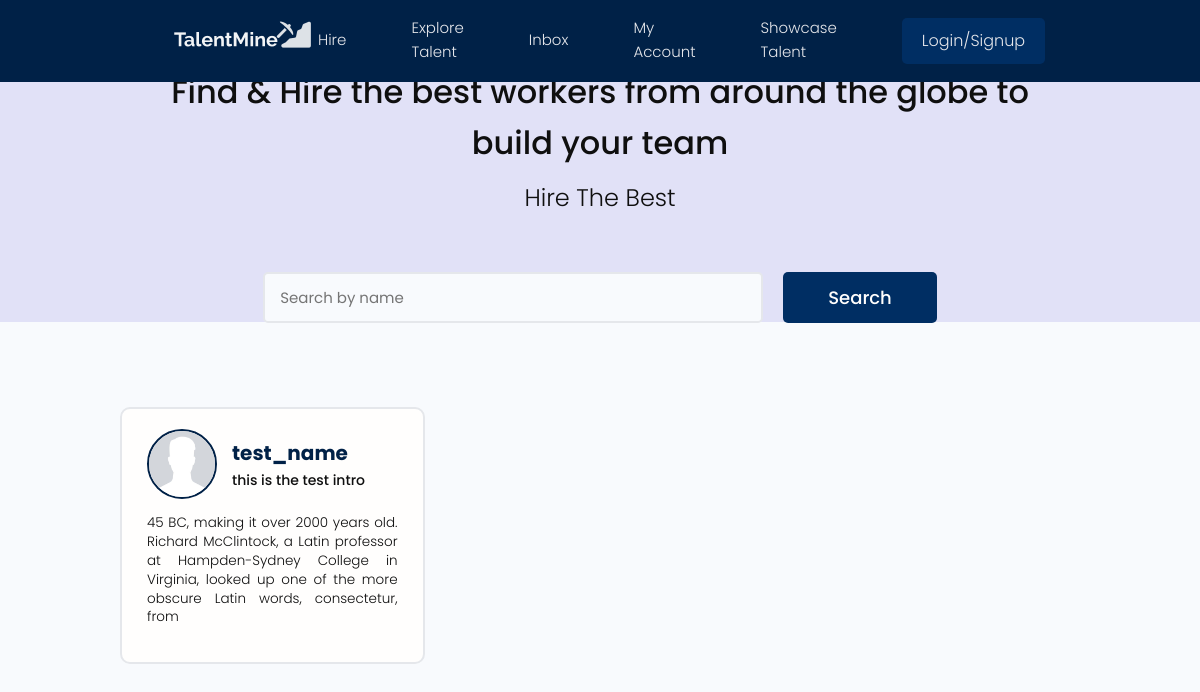
/users/, run on an earlier commit of the app's database.
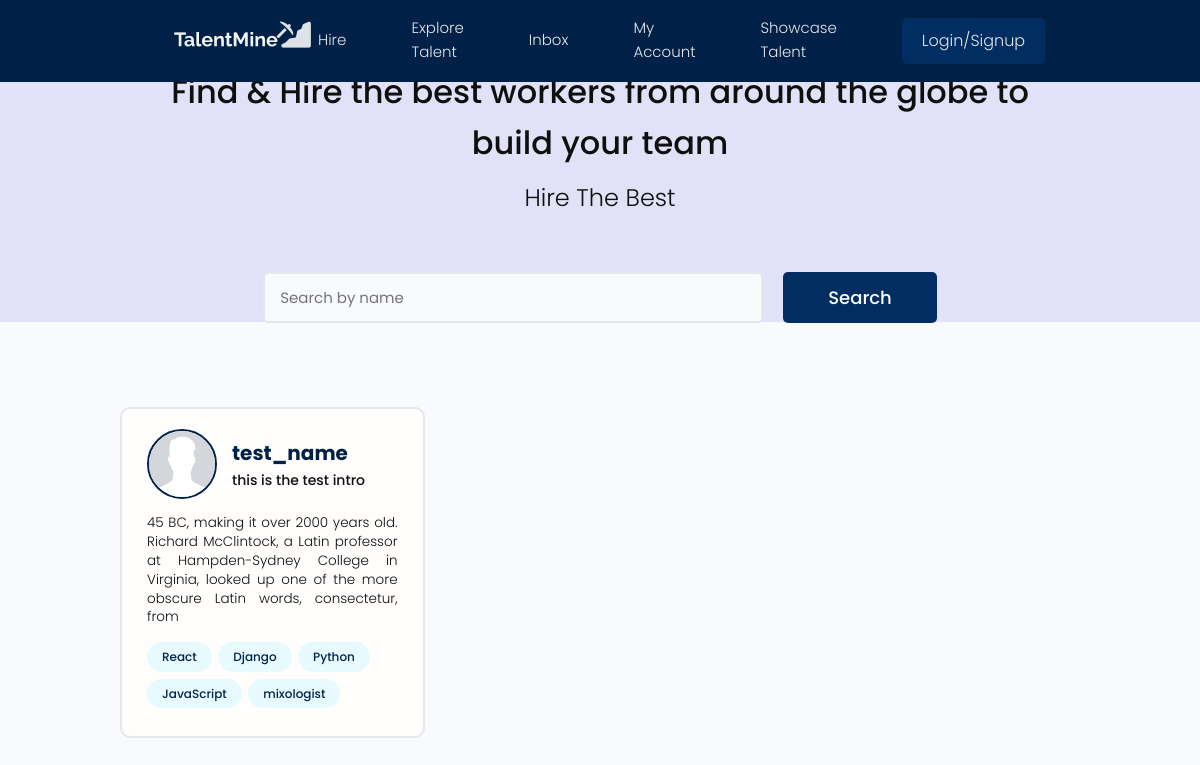
And on a later commit of the database.
### users/models.py (models this page shows, shortened)
class Profile(models.Model):
    user = models.OneToOneField(User,on_delete=models.CASCADE,null=True,blank=True)
    name = models.CharField(max_length = 100,blank=True,null=True)
    email = models.EmailField(max_length=100,blank=True,null=True)
    username  = models.CharField(max_length = 100,blank=True,null=True)
    location = models.CharField(max_length = 500,blank=True,null=True)
    short_intro  = models.CharField(max_length = 180,blank=True,null=True)
    bio = models.TextField(blank=True,null=True)
    profile_image = models.ImageField(null=True,blank=True,upload_to = 'profiles/',default ="profiles/avatar.jpeg" )
    social_github =  models.CharField(max_length = 5000,blank=True,null=True)
    social_twitter =  models.CharField(max_length = 5000,blank=True,null=True)
    social_linkedin =  models.CharField(max_length = 5000,blank=True,null=True)
    social_website =  models.CharField(max_length = 5000,blank=True,null=True)
    created = models.DateTimeField(auto_now_add=True)
    id = models.UUIDField(default = uuid.uuid4, unique=True,primary_key=True,editable=False)

class Skill(models.Model):
    owner = models.ForeignKey(Profile,on_delete = models.CASCADE,null=True)
    name = models.CharField(max_length = 100,blank=True,null=True)
    description = models.TextField(blank=True,null=True)
    created = models.DateTimeField(auto_now_add=True)
    id = models.UUIDField(default = uuid.uuid4, unique=True,primary_key=True,editable=False)
    def __str__(self):
        return str(self.name)

### users/views.py (the view)
# urls.py: path('',views.profiles,name='profiles'),
def profiles(request):
    profiles = Profile.objects.all()
    context = {'profiles':profiles}
    return render(request,'users/profiles.html',context)

### users/templates/users/profiles.html (shortened to what this page needs)
{%extends 'main.html'%}
{%block content%}
<main class="home">
  <section class="hero-section text-center" style="background-color:#e1e1f7;height:30vh;">
    <div class="container container--narrow">
      <div class="hero-section__box">
          <h3 >Find & Hire the best workers from around the globe to build your team </h3>
          <h5 style="padding-top:10px">Hire The Best</h5>
      </div>
      <div class="hero-section__search">
        <form class="form" action="#" method="get">
          <div class="form__field">
            <input class="input input--text" id="formInput#search" type="text" name="text"
              placeholder="Search by name" />
          </div>
          <input class="btn btn--sub btn--lg" type="submit" value="Search" />
        </form>
      </div>
    </div>
  </section>
  <section class="devlist">
    <div class="container">
      <div class="grid grid--three">
          {%for profile in profiles%}
          <div class="column card">
            <div class="dev">
              <a href="{%url 'user-profile' profile.id%}" class="card__body">
                <div class="dev__profile">
                  <img class="avatar avatar--md" src="{{profile.profile_image.url}}" alt="image" />
                  <div class="dev__meta">
                    <h3>{{profile.name}}</h3>
                    <h5>{{profile.short_intro|slice:'50'}}</h5>
                  </div>
                </div>
                <p class="dev__info">
                  {{profile.bio|slice:"180"}}
                </p>
                <div class="dev__skills">
                {%for skill in profile.skill_set.all|slice:"5"%}
                  <span class="tag tag--pill tag--main">
                    <small>{{skill}}</small>
                  </span>
                  {%endfor%}
                </div>
              </a>
            </div>
          </div>
          {%endfor%}
      </div>
    </div>
  </section>
</main>
{%endblock content%}

What changed in the data, as far as the page shows it:
added Skill: name "React"
added Skill: name "Django"
added Skill: name "Python"
added Skill: name "JavaScript"
added Skill: name "mixologist"
